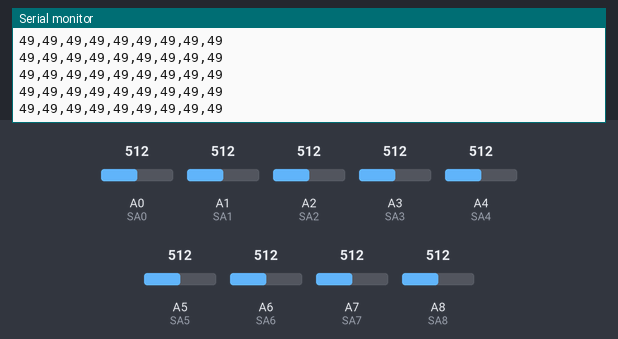
This sketch was run on a simulated Arduino Mega 2560, built with avr-gcc and run on an emulated ATmega2560. Shown: the last lines printed to the serial monitor. The inputs (shaded band) are chosen by the test bench; at power-on: A0 (SA0) = 512, A1 (SA1) = 512, A2 (SA2) = 512, A3 (SA3) = 512, A4 (SA4) = 512, A5 (SA5) = 512, A6 (SA6) = 512, A7 (SA7) = 512, A8 (SA8) = 512.

Above: at 1.2 s.
1.3 s: A0 (SA0) set to 108
At 1.44 s:
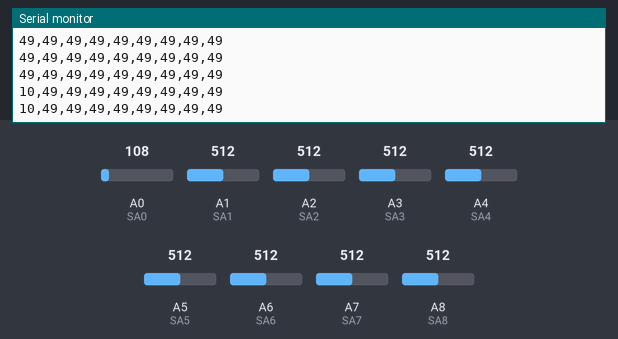
4.3 s: A0 (SA0) set to 97
At 4.3 s:
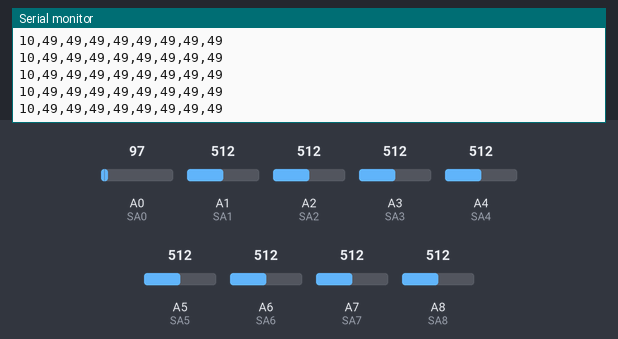
Timing chart, 0 to 7.3 s (numbered marks = the images above; inputs shaded):
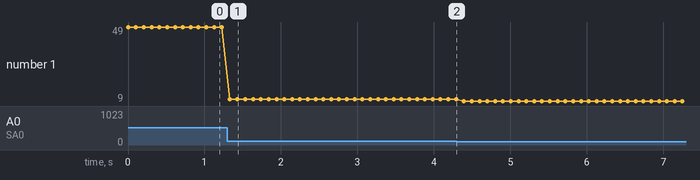

The sketch:

SAMKarduino.ino
```cpp
const int SA0 = A0;
const int SA1 = A1;
const int SA2 = A2;
const int SA3 = A3;
const int SA4 = A4;
const int SA5 = A5;
const int SA6 = A6;
const int SA7 = A7;
const int SA8 = A8;

const char vali = ',';

void setup() {
  // put your setup code here, to run once:
  Serial.begin(9600);

  pinMode(SA0, INPUT);
  pinMode(SA1, INPUT);
  pinMode(SA2, INPUT);
  pinMode(SA3, INPUT);
  pinMode(SA4, INPUT);
  pinMode(SA5, INPUT);
  pinMode(SA6, INPUT);
  pinMode(SA7, INPUT);
  pinMode(SA8, INPUT);


}

void loop() {
  // put your main code here, to run repeatedly:

  int Value0 = analogRead(SA0);
  int Value1 = analogRead(SA1);
  int Value2 = analogRead(SA2);
  int Value3 = analogRead(SA3);
  int Value4 = analogRead(SA4);
  int Value5 = analogRead(SA5);
  int Value6 = analogRead(SA6);
  int Value7 = analogRead(SA7);
  int Value8 = analogRead(SA8);

  /*
    Serial.print("Sensori0: ");
    Serial.print(Value0);
Serial.print("  ");
    Serial.print("Sensori1: ");
    Serial.print(Value1);
Serial.print("  ");
    Serial.print("Sensori2: ");
    Serial.print(Value2);
Serial.print("  ");
    Serial.print("Sensori3: ");
    Serial.print(Value3);
Serial.print("  ");
    Serial.print("Sensori4: ");
    Serial.print(Value4);
Serial.print("  ");
    Serial.print("Sensori5: ");
    Serial.print(Value5);
Serial.print("  ");
    Serial.print("Sensori6: ");
    Serial.print(Value6);
Serial.print("  ");
    Serial.print("Sensori7: ");
    Serial.print(Value7);
Serial.print("  ");
    Serial.print("Sensori8: ");
    Serial.print(Value8);
Serial.println("  ");
    delay(1000);
*/

    Value0 = map(Value0, 0, 1023, 0, 99);
    Value1 = map(Value1, 0, 1023, 0, 99);
    Value2 = map(Value2, 0, 1023, 0, 99);
    Value3 = map(Value3, 0, 1023, 0, 99);
    Value4 = map(Value4, 0, 1023, 0, 99);
    Value5 = map(Value5, 0, 1023, 0, 99);
    Value6 = map(Value6, 0, 1023, 0, 99);
    Value7 = map(Value7, 0, 1023, 0, 99);
    Value8 = map(Value8, 0, 1023, 0, 99);

    char buf[50];                                     //Tehdään array nimeltä buf
   sprintf(buf,"%d%c%d%c%d%c%d%c%d%c%d%c%d%c%d%c%d",Value0,vali,Value1,vali,Value2,vali,Value3,vali,Value4,vali,Value5,vali,Value6,vali,Value7,vali,Value8,vali,Value8);  //Syötetään arvot arrayhin
   Serial.println(buf);                               //Printataan serialiin buf, eli arvot yhtenä litaniana.
   delay(100);


}
```

Measured:
- after the input at 1.3 s, the serial monitor: prints a new line at once (image 1)
- plotted number 1: 49 → 10 after the input at 1.3 s, 10 → 9 after the input at 4.3 s
